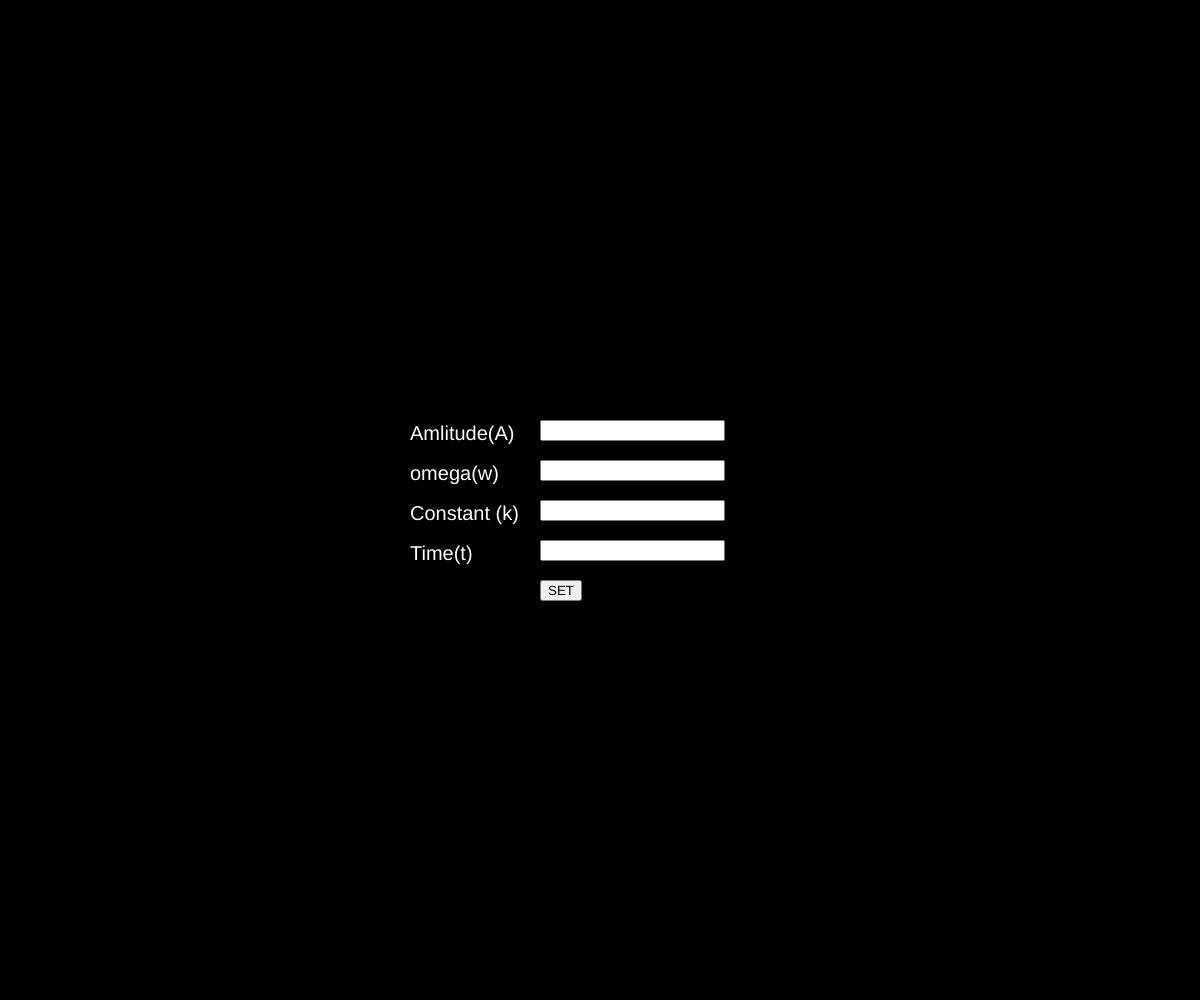
Frame 1 (no input)
Frame 60 (no input): identical to frame 1, image omitted
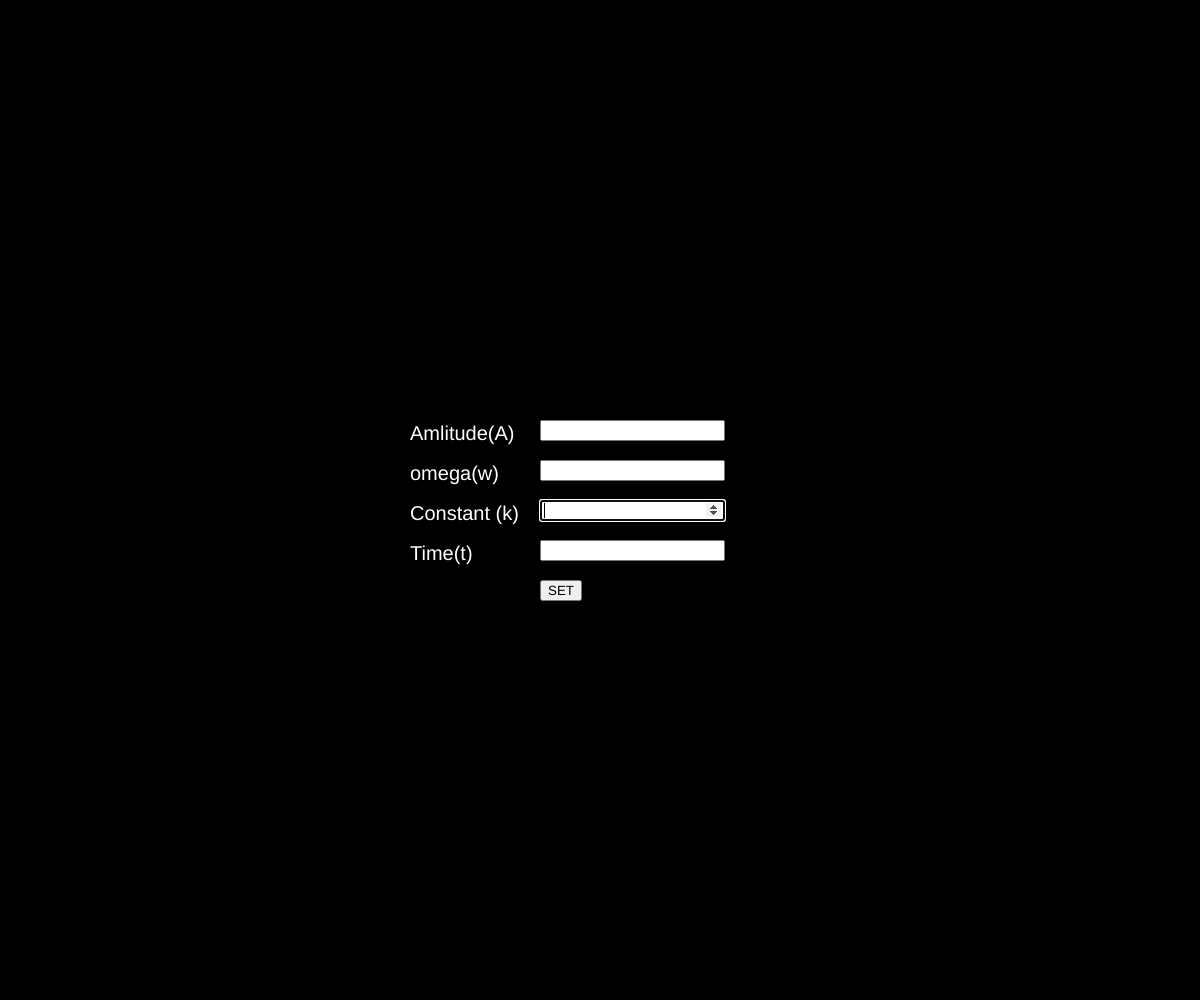
Frame 120 (the mouse pressed at the canvas centre since frame 60)

The p5.js sketch that drew these frames (run headless with seeded random() and noise() and a simulated clock; from frame 60 on, the mouse is pressed at the canvas centre):

// p5.js sketch
// ── sketch.js
var w,k,t,x,a,set,gameState="input";

function setup() {
  createCanvas(windowWidth,windowHeight);

  w = createInput("","number");
  k = createInput("","number");
  t = createInput("","number"); 
  a = createInput("","number"); 
  set = createButton("SET"); 

  a.position(width/2-60,height/2-80);
  w.position(width/2-60,height/2-40);
  k.position(width/2-60,height/2);
  t.position(width/2-60,height/2+40);
  set.position(width/2-60,height/2+80);

  strokeWeight(3);
  stroke(255);
  fill(255);
  textSize(20);
}

function draw() {
  background(0);

  frameRate(2000);

  console.log(frameRate());

  if(gameState==="input") {
    w.show();
    k.show();
    t.show();
    a.show();
    set.show();
    
    noStroke();   
 
    text("Amlitude(A)",width/2-190,height/2-60);
    text("omega(w)",width/2-190,height/2-20);
    text("Constant (k)",width/2-190,height/2+20);
    text("Time(t)",width/2-190,height/2+60);

    set.mouseReleased(()=>{
      gameState="wave";
    });
  }  

  if(gameState==="wave") {
   w.hide();
   k.hide();
   t.hide();
   a.hide();
   set.hide();

   line(0,height/2,width,height/2);  

   for(let x = 0;x<=width;x++) {  
    point(x,height/2+a.value()*sin(w.value()*t.value()-k.value()*x));
   }
  }
}
